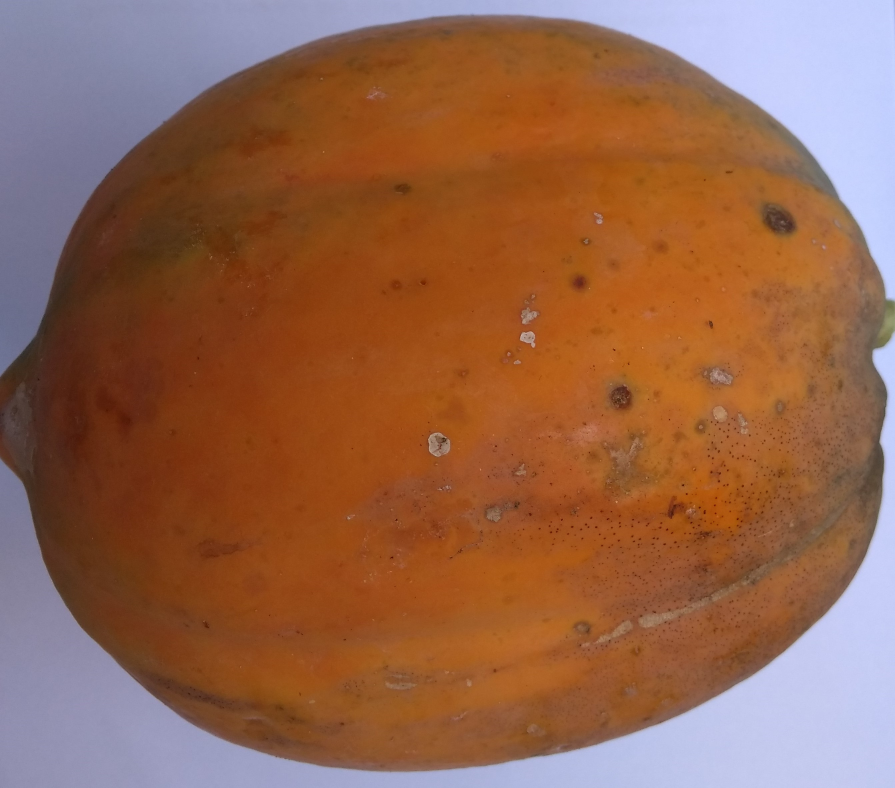
#> input picture dataset/mature/Mature_001.jpg, 2685 x 2362 px, given as the content of the folder dataset/unmature, which was not available (shown at 1/3 size)
$ python train_model.py
#> lines starting #> are read from the running program, lines starting #| are printed output that depends on the picture; pictures that were not available may be replaced by others from this repository, and a replacement may not be noted
import os
import cv2
import numpy as np
import csv
import joblib
from sklearn.model_selection import train_test_split
from sklearn.neighbors import KNeighborsClassifier
from sklearn.metrics import accuracy_score


base_path = "dataset/"
classes = ['unmature', 'partiallymature', 'mature']

data = []
labels = []

def write_csv(data):
    # Simpan ke file CSV
    with open('data.csv', mode='w', newline='') as file:
        writer = csv.writer(file)
        writer.writerows(data)

def extract_features(image_path):
#> called with image_path = 'dataset/unmature/Mature_001.jpg'
    image = cv2.imread(image_path)
#> image is the input picture: shape (2362, 2685, 3); mean B, G, R 76.5, 100.5, 147.8
    image = cv2.resize(image, (128, 128))
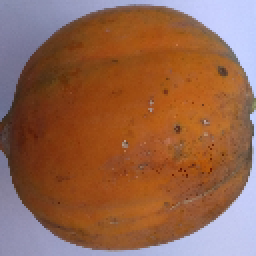
#> image: shape (128, 128, 3) (shown 2 times larger); mean B, G, R 76.4, 100.4, 147.7
    hsv_image = cv2.cvtColor(image, cv2.COLOR_BGR2HSV)
#> hsv_image: shape (128, 128, 3); mean H, S, V 38.4, 156.2, 157.5
    features = np.mean(hsv_image, axis=(0, 1))
#> features = [38.38, 156.2, 157.5]
    return features

for label, fruit_class in enumerate(classes):
    folder_path = os.path.join(base_path, fruit_class)
    for image_file in os.listdir(folder_path):
        image_path = os.path.join(folder_path, image_file)
        features = extract_features(image_path)
#> features = [38.38, 156.2, 157.5]
        data.append(features)
        labels.append(label)
#> pass 2 of the loop `for label, fruit_class in enumerate(classes):`:
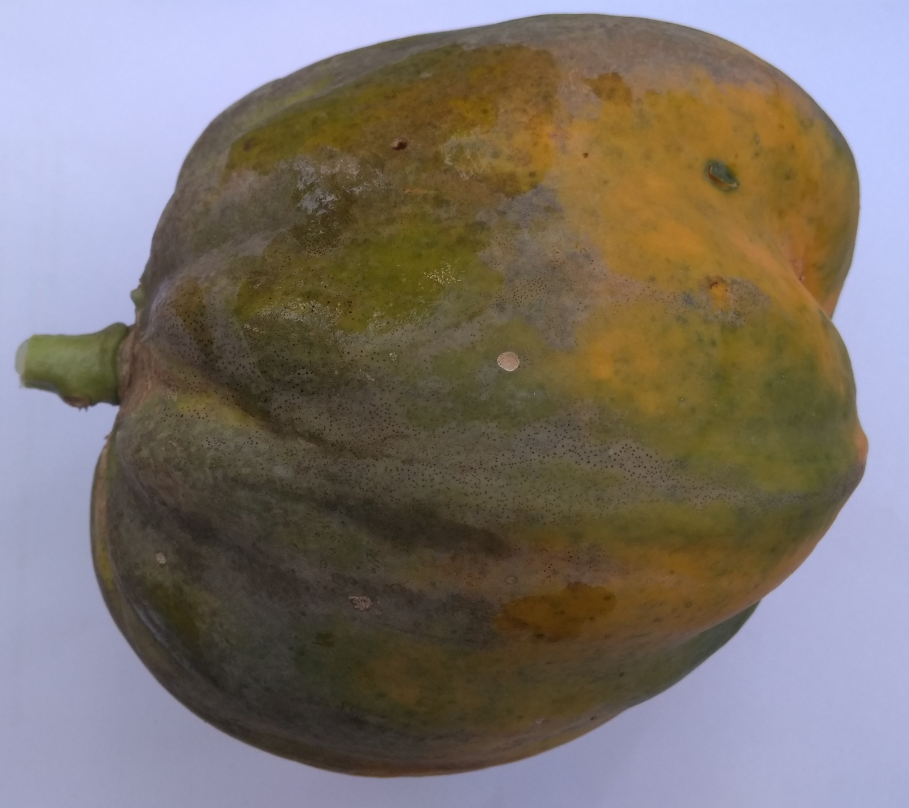
#> input picture dataset/partiallymature/partiallymature_001.jpg, 2726 x 2424 px (shown at 1/3 size)
#> in extract_features, image is the input picture: shape (2424, 2726, 3); mean B, G, R 108.4, 114.9, 123.4
#> in extract_features (call 2), `image = cv2.resize(image, (128, 128))`:
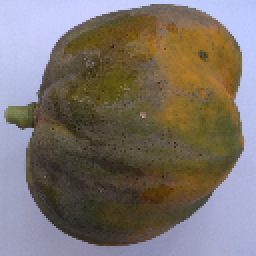
#> image: shape (128, 128, 3) (shown 2 times larger); mean B, G, R 108.3, 114.8, 123.3
#> hsv_image: shape (128, 128, 3); mean H, S, V 54, 91.2, 137.9
#> in extract_features (call 2), `features = np.mean(hsv_image, axis=(0, 1))`: features = [54.05, 91.16, 137.9]

data = np.array(data)
labels = np.array(labels)

X_train, X_test, y_train, y_test = train_test_split(data, labels, test_size=0.2, random_state=42)

# Membuat model KNN
model = KNeighborsClassifier(n_neighbors=3)

# Melatih model KNN
model.fit(X_train, y_train)

# Prediksi pada data uji
y_pred = model.predict(X_test)

# simpan model
joblib.dump(model, 'model/knn_model.pkl')

# Evaluasi akurasi model
print("Akurasi Model:", accuracy_score(y_test, y_pred))
